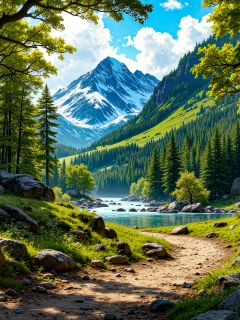
#> input picture UTS/pemandangan.jpg, 240 x 320 px
$ python 'Citra Biner.py'
#> lines starting #> are read from the running program, lines starting #| are printed output that depends on the picture; after the words box and inside, x2 and y2 are one past the last pixel; in counts of white or black regions, pixels touching at a corner belong together
from PIL import Image
from tkinter import filedialog
import tkinter as tk
import os

def buka_gambar():
    root = tk.Tk()
    root.withdraw()
    filepath = filedialog.askopenfilename(
        title="Pilih gambar",
        filetypes=[("Image files", "*.png;*.jpg;*.jpeg;*.bmp")]
    )
#> the answer given: pemandangan.jpg
    return filepath

def gambar_ke_citra_biner(path, threshold=128, simpan=True):
#> called with path = 'pemandangan.jpg', threshold = 128, simpan = True
    img = Image.open(path).convert('L')  # grayscale
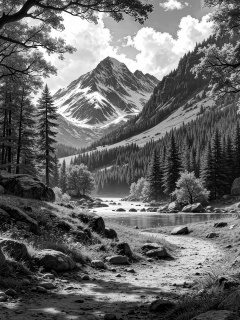
#> img: PIL image 240x320 L; min 0, max 255, mean 104.8
    width, height = img.size
#> width = 240; height = 320
    pixels = img.load()

    print(f"\nUkuran gambar: {width} x {height}")
#| Ukuran gambar: 240 x 320
    print("Citra biner:")

    # Gambar baru hitam-putih
    hasil_img = Image.new('1', (width, height))
#> hasil_img: PIL image 240x320 1; every value is 0

    for y in range(height):
        for x in range(width):
            abu = pixels[x, y]
            if abu > threshold:
                hasil_img.putpixel((x, y), 1)
                print("1", end="")
            else:
                hasil_img.putpixel((x, y), 0)
                print("0", end="")
        print()
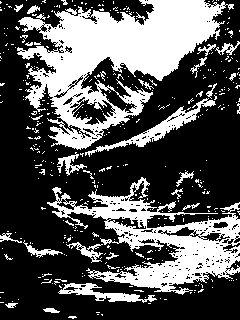
#> hasil_img: PIL image 240x320 1; 34% white; 387 white regions (360 under 20 px), largest, box (x1, y1, x2, y2) and area: (17, 0, 234, 150) 13826, (47, 177, 240, 295) 7625, (85, 98, 216, 157) 1115

    if simpan:
        # Ambil nama file asli tanpa ekstensi
        nama_asli = os.path.splitext(os.path.basename(path))[0]
        nama_output = f"{nama_asli}_biner.png"
        hasil_img.save(nama_output)
        print(f"\nGambar biner disimpan sebagai '{nama_output}'")

# Jalankan
path = buka_gambar()
if path:
    gambar_ke_citra_biner(path, threshold=128)
else:
    print("Tidak ada gambar yang dipilih.")
